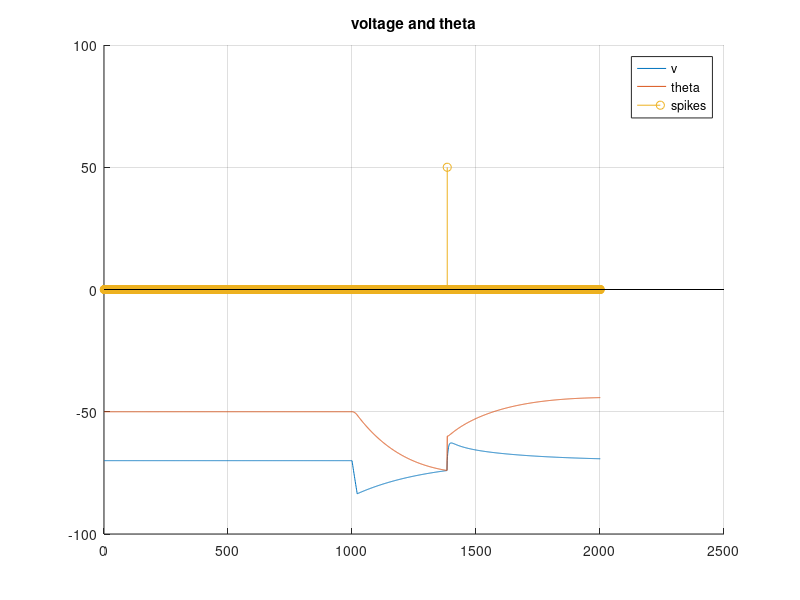

MATLAB code to generate this figure:
% parameters
% 	# Define simulation and model parameters dictionary
% params = {'k1': 0.2,             # I₁ decay term
%           'k2': 0.02,            # I₂ decay term
%           'b': 0.01,             # Θ decay term
%           'R1': 0.0,             # I₁ update constant
%           'R2': 1.0,             # I₂ update constant
%           'El': -70.0,           # Reverse potential
%           'Vr': -70.0,           # Resting potential
%           'Thetar': -60.0,       # Resting threshold
%           'a': 0.000,            # Specifier of spike response
%           'A1': 0.0,             # I₁ additive update constant
%           'A2': 0.0,             # I₂ additive update constant
%           'G': 0.05,             # Membrane potential decay term
%           'C': 1.0,              # Membrane capacitance
%           'ThetaInf': -50.0}       # Reverse threshold
close all;
clear all;

k1=0.2;k2=0.02;b=0.01;R1=0.0;R2=1.0;
El=-70.0;Vr=-70.0;Thetar=-60.0;G=0.05;C=1.0;ThetaInf=-50.0;

t_simulate = 2000;
dt = 1; % may be 1ms
tspan = 0:dt:t_simulate;

i1 = zeros(1, length(tspan));
i2 = zeros(1, length(tspan));
v = zeros(1, length(tspan));
theta = zeros(1, length(tspan));
spikes = zeros(1, length(tspan));
iext = zeros(1, length(tspan));
iext(1000:1020) = -10; 
% iext(500:600) = 20;


a = 0.005; A1 = 25; A2 = -0.6;

% adjusting params to make voltage realistic
C = 15;
b = 0.001;
a = 0.01;


% initial conditions
i1(1) = 0.01;
i2(1) = 0.001;
v(1) =-70.0 ;
theta(1) = -50.0;

% temporrary
x = [];
for t=2:length(tspan)
    i1(t) = i1(t-1) + dt*(-k1*i1(t-1));
    i2(t) = i2(t-1) + dt*(-k2*i2(t-1));
    v(t) = v(t-1) + dt*(1/C)*(iext(t-1)+ i1(t-1) + i2(t-1) - G*(v(t-1) - El));
    theta(t) = theta(t-1) + dt*( a*(v(t-1) - El) - b*(theta(t-1) - ThetaInf)  );

    if v(t) > theta(t)
        i1(t) = R1*i1(t) + A1;
        i2(t) = R2*i2(t) + A2;
        v(t) = Vr;
        theta(t) = max(Thetar, theta(t));

        spikes(t) = 1;
       x = [x, t];
    end
end


figure
    hold on 
        plot(v)
        plot(theta)
        stem(spikes*50)
        title('voltage and theta')
        legend('v','theta','spikes')
        
    hold off
grid

a = x(1);b = length(x);c=x(end);
disp(a)
disp(c)
disp(b)
